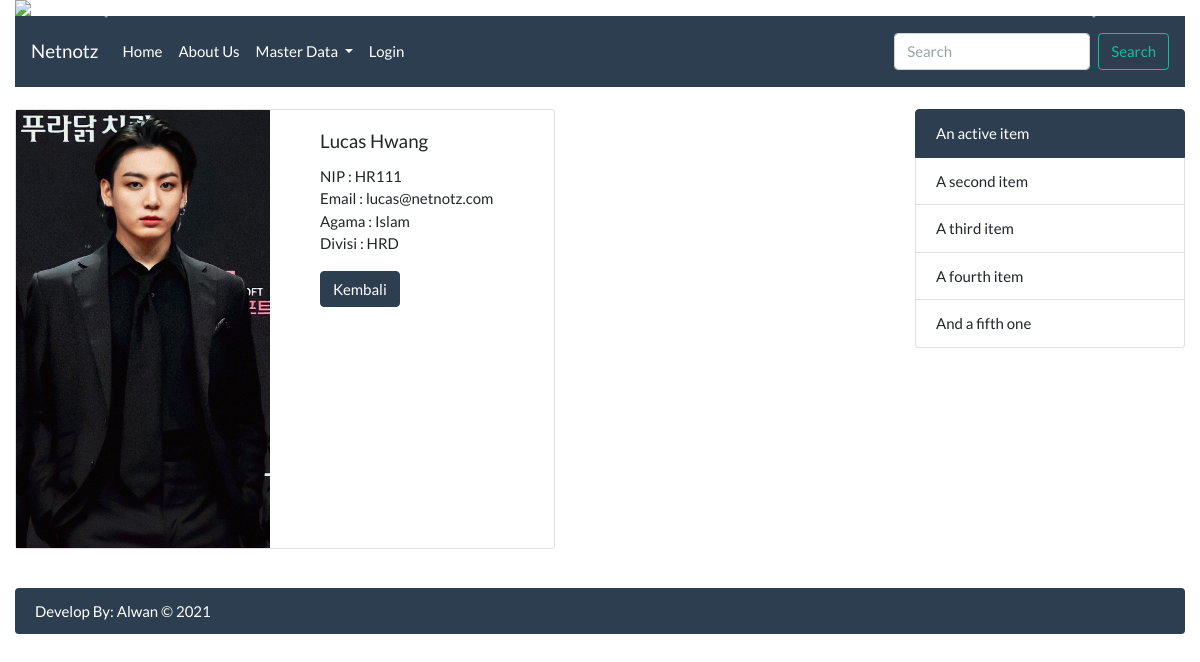
Page /index.php?hal=detailPegawai&id=1 on the committed database.
### tables this page shows
CREATE TABLE `pegawai` (
  `id` int(11) NOT NULL,
  `nip` varchar(5) NOT NULL,
  `nama` varchar(50) NOT NULL,
  `email` varchar(5) NOT NULL,
  `agama` enum('Islam','Kristen','Protestan','Hindu','Budha','Konghucu') NOT NULL,
  `iddivisi` int(11) NOT NULL,
  `foto` varchar(30) DEFAULT NULL
);

CREATE TABLE `divisi` (
  `id` int(11) NOT NULL,
  `nama` varchar(50) NOT NULL
);

### index.php (called while the page is built, shortened)
<?php
include_once 'kode_atas.php';
include_once 'header.php';
include_once 'menu.php';
include_once 'main.php';
include_once 'sidebar.php';
include_once 'footer.php';
include_once 'kode_bawah.php';

### models/Pegawai.php (called while the page is built, shortened)
<?php
class Pegawai{
  private $koneksi;
  public function __construct()
  {
    global $dbh;
    $this->koneksi = $dbh;
  }
  public function getPegawai($id){
    $sql = "SELECT pegawai.*, divisi.nama AS divisi FROM pegawai
            INNER JOIN divisi ON divisi.id = pegawai.iddivisi
            WHERE pegawai.id = ?";
    $ps = $this->koneksi->prepare($sql);
    $ps->execute([$id]);
    $rs = $ps->fetch();
    return $rs;
  }
}

### detailPegawai.php (the view)
<?php
require_once 'models/Pegawai.php';
$id = $_REQUEST['id'];
$obj = new Pegawai();
$rs = $obj->getPegawai($id);
?>
<div class="card mb-3" style="max-width: 540px;">
  <div class="row no-guuters">
    <div class="col-md-6">
      <?php
        $gambar = (!empty($rs['foto'])) ? $rs['foto'] : "no_image.jpg";
      ?>
      <img src="images/<?= $gambar ?>" class="img-fluid">
    </div>
    <div class="col-md-6">
      <div class="card-body">
        <h5 class="card-title"><?= $rs['nama'] ?></h5>
        <p class="card-text">
          NIP : <?= $rs['nip'] ?>
          </br>Email : <?= $rs['email'] ?>@netnotz.com
          </br>Agama : <?= $rs['agama'] ?>
          </br>Divisi : <?= $rs['divisi'] ?>
        </p>
        <a href="index.php?hal=dataPegawai" class="btn btn-primary">Kembali</a>
      </div>
    </div>
  </div>
</div>

### rows in the picture
pegawai: foto (picture), nama "Lucas Hwang", nip "HR111", email "lucas", agama "Islam", iddivisi.nama "HRD"
